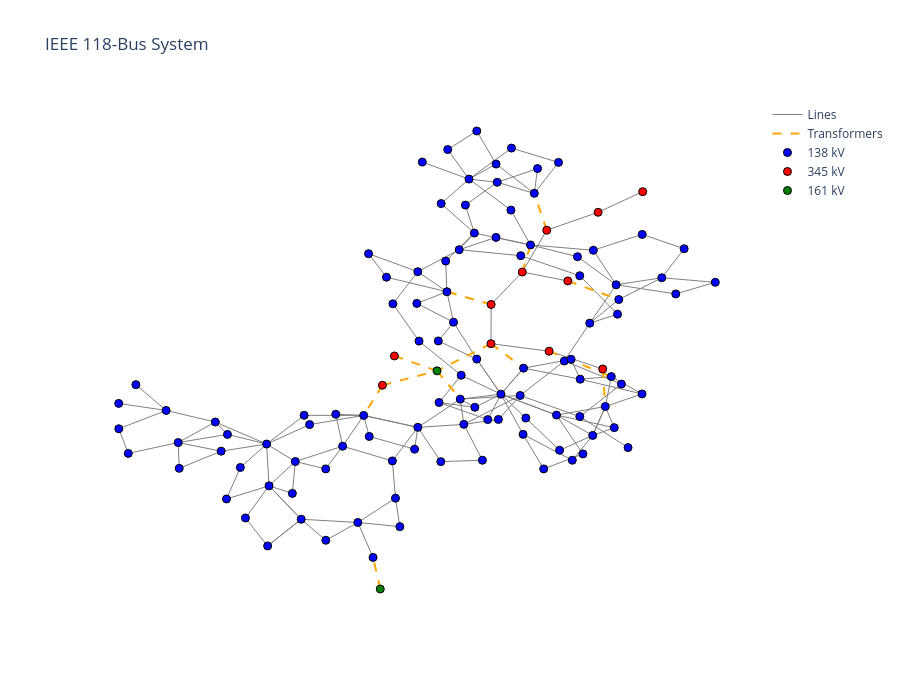

The code cell stored with this chart in its notebook:
### Markdown cell above
## 3. Network Topology Plot

### Code cell
from pandapower.plotting import simple_plot
import plotly.graph_objects as go
import json

# coordinates
def get_bus_coords(net):
    """Extract x,y from GeoJSON geo column."""
    coords = {}
    for idx, row in net.bus.iterrows():
        geo = row['geo']
        if geo is not None:
            g = json.loads(geo) if isinstance(geo, str) else geo
            coords[idx] = (g['coordinates'][0], g['coordinates'][1])
    return coords

coords = get_bus_coords(net)

# --- Draw line edges ---
edge_x, edge_y = [], []
for _, line in net.line.iterrows():
    x0, y0 = coords[line['from_bus']]
    x1, y1 = coords[line['to_bus']]
    edge_x += [x0, x1, None]
    edge_y += [y0, y1, None]

# Trafo edges
trafo_x, trafo_y = [], []
for _, trafo in net.trafo.iterrows():
    x0, y0 = coords[trafo['hv_bus']]
    x1, y1 = coords[trafo['lv_bus']]
    trafo_x += [x0, x1, None]
    trafo_y += [y0, y1, None]

edge_trace = go.Scatter(x=edge_x, y=edge_y, mode='lines',
    line=dict(width=1, color='gray'), hoverinfo='none', name='Lines')

trafo_trace = go.Scatter(x=trafo_x, y=trafo_y, mode='lines',
    line=dict(width=2, color='orange', dash='dash'), hoverinfo='none', name='Transformers')

# --- Draw buses colored by voltage level ---
color_map = {138.0: 'blue', 345.0: 'red', 161.0: 'green'}
for vn, color in color_map.items():
    bus_idx = net.bus[net.bus['vn_kv'] == vn].index
    bus_x = [coords[b][0] for b in bus_idx]
    bus_y = [coords[b][1] for b in bus_idx]
    # Build hover text with bus info
    hover = []
    for b in bus_idx:
        txt = f"Bus {net.bus.at[b, 'name']}<br>{vn} kV"
        # Check if there's load
        load_at_bus = net.load[net.load['bus'] == b]
        if len(load_at_bus) > 0:
            txt += f"<br>Load: {load_at_bus['p_mw'].sum():.1f} MW"
        # Check if there's gen
        gen_at_bus = net.gen[net.gen['bus'] == b]
        if len(gen_at_bus) > 0:
            txt += f"<br>Gen: {gen_at_bus['max_p_mw'].sum():.1f} MW (max)"
        if b == net.ext_grid.at[0, 'bus']:
            txt += '<br><b>SLACK</b>'
        hover.append(txt)
    locals()[f'trace_{int(vn)}'] = go.Scatter(
        x=bus_x, y=bus_y, mode='markers',
        marker=dict(size=8, color=color, line=dict(width=1, color='black')),
        text=hover, hoverinfo='text', name=f'{int(vn)} kV')

fig = go.Figure(data=[edge_trace, trafo_trace, trace_138, trace_345, trace_161])
fig.update_layout(
    title='IEEE 118-Bus System',
    showlegend=True,
    xaxis=dict(showgrid=False, zeroline=False, showticklabels=False),
    yaxis=dict(showgrid=False, zeroline=False, showticklabels=False),
    width=900, height=700,
    plot_bgcolor='white'
)
fig.show()

### Figure 1 — Plotly figure (JSON) as saved in the notebook; plotly's stock layout.template omitted (floating-point values rounded to 4 significant figures; data arrays with more than 128 entries replaced by an {"elided": "..."} marker saying what was removed)
{"data": [{"hoverinfo": "none", "line": {"color": "gray", "width": 1}, "mode": "lines", "name": "Lines", "type": "scatter", "x": {"elided": "519 float values"}, "y": {"elided": "519 float values"}}, {"hoverinfo": "none", "line": {"color": "orange", "dash": "dash", "width": 2}, "mode": "lines", "name": "Transformers", "type": "scatter", "x": [-0.6793, -0.9633, null, -0.1984, 0.9631, null, -1.237, -1.049, null, -1.947, -2.956, null, 0.5977, 0.6559, null, -0.6252, 0.793, null, -1.95, -1.208, null, -1.95, -3.181, null, -3.181, -2.651, null, -4.427, -3.181, null, -4.427, -4.854, null, -4.475, -4.64, null, -4.153, -3.181, null], "y": [-0.5813, 0.6947, null, -2.338, -2.981, null, -2.03, -1.091, null, -3.151, -2.711, null, -5.387, -6.687, null, -4.771, -5.649, null, -4.511, -5.357, null, -4.511, -5.451, null, -5.451, -6.43, null, -5.949, -5.451, null, -5.949, -6.995, null, -13.01, -11.91, null, -4.935, -5.451, null]}, {"hoverinfo": "text", "marker": {"color": "blue", "line": {"color": "black", "width": 1}, "size": 8}, "mode": "markers", "name": "138 kV", "text": ["Bus 1<br>138.0 kV<br>Load: 51.0 MW<br>Gen: 100.0 MW (max)", "Bus 2<br>138.0 kV<br>Load: 20.0 MW", "Bus 3<br>138.0 kV<br>Load: 39.0 MW", "Bus 4<br>138.0 kV<br>Load: 39.0 MW<br>Gen: 100.0 MW (max)", "Bus 5<br>138.0 kV", "Bus 6<br>138.0 kV<br>Load: 52.0 MW<br>Gen: 100.0 MW (max)", "Bus 7<br>138.0 kV<br>Load: 19.0 MW", "Bus 11<br>138.0 kV<br>Load: 70.0 MW", "Bus 12<br>138.0 kV<br>Load: 47.0 MW<br>Gen: 185.0 MW (max)", "Bus 13<br>138.0 kV<br>Load: 34.0 MW", "Bus 14<br>138.0 kV<br>Load: 14.0 MW", "Bus 15<br>138.0 kV<br>Load: 90.0 MW<br>Gen: 100.0 MW (max)", "Bus 16<br>138.0 kV<br>Load: 25.0 MW", "Bus 17<br>138.0 kV<br>Load: 11.0 MW", "Bus 18<br>138.0 kV<br>Load: 60.0 MW<br>Gen: 100.0 MW (max)", "Bus 19<br>138.0 kV<br>Load: 45.0 MW<br>Gen: 100.0 MW (max)", "Bus 20<br>138.0 kV<br>Load: 18.0 MW", "Bus 21<br>138.0 kV<br>Load: 14.0 MW", "Bus 22<br>138.0 kV<br>Load: 10.0 MW", "Bus 23<br>138.0 kV<br>Load: 7.0 MW", "Bus 24<br>138.0 kV<br>Load: 13.0 MW<br>Gen: 100.0 MW (max)", "Bus 25<br>138.0 kV<br>Gen: 320.0 MW (max)", "Bus 27<br>138.0 kV<br>Load: 71.0 MW<br>Gen: 100.0 MW (max)", "Bus 28<br>138.0 kV<br>Load: 17.0 MW", "Bus 29<br>138.0 kV<br>Load: 24.0 MW", "Bus 31<br>138.0 kV<br>Load: 43.0 MW<br>Gen: 107.0 MW (max)", "Bus 32<br>138.0 kV<br>Load: 59.0 MW<br>Gen: 100.0 MW (max)", "Bus 33<br>138.0 kV<br>Load: 23.0 MW", "Bus 34<br>138.0 kV<br>Load: 59.0 MW<br>Gen: 100.0 MW (max)", "Bus 35<br>138.0 kV<br>Load: 33.0 MW", "Bus 36<br>138.0 kV<br>Load: 31.0 MW<br>Gen: 100.0 MW (max)", "Bus 37<br>138.0 kV", "Bus 39<br>138.0 kV<br>Load: 27.0 MW", "Bus 40<br>138.0 kV<br>Load: 66.0 MW<br>Gen: 100.0 MW (max)", "Bus 41<br>138.0 kV<br>Load: 37.0 MW", "Bus 42<br>138.0 kV<br>Load: 96.0 MW<br>Gen: 100.0 MW (max)", "Bus 43<br>138.0 kV<br>Load: 18.0 MW", "Bus 44<br>138.0 kV<br>Load: 16.0 MW", "Bus 45<br>138.0 kV<br>Load: 53.0 MW", "Bus 46<br>138.0 kV<br>Load: 28.0 MW<br>Gen: 119.0 MW (max)", "Bus 47<br>138.0 kV<br>Load: 34.0 MW", "Bus 48<br>138.0 kV<br>Load: 20.0 MW", "Bus 49<br>138.0 kV<br>Load: 87.0 MW<br>Gen: 304.0 MW (max)", "Bus 50<br>138.0 kV<br>Load: 17.0 MW", "Bus 51<br>138.0 kV<br>Load: 17.0 MW", "Bus 52<br>138.0 kV<br>Load: 18.0 MW", "Bus 53<br>138.0 kV<br>Load: 23.0 MW", "Bus 54<br>138.0 kV<br>Load: 113.0 MW<br>Gen: 148.0 MW (max)", "Bus 55<br>138.0 kV<br>Load: 63.0 MW<br>Gen: 100.0 MW (max)", "Bus 56<br>138.0 kV<br>Load: 84.0 MW<br>Gen: 100.0 MW (max)", "Bus 57<br>138.0 kV<br>Load: 12.0 MW", "Bus 58<br>138.0 kV<br>Load: 12.0 MW", "Bus 59<br>138.0 kV<br>Load: 277.0 MW<br>Gen: 255.0 MW (max)", "Bus 60<br>138.0 kV<br>Load: 78.0 MW", "Bus 61<br>138.0 kV<br>Gen: 260.0 MW (max)", "Bus 62<br>138.0 kV<br>Load: 77.0 MW<br>Gen: 100.0 MW (max)", "Bus 66<br>138.0 kV<br>Load: 39.0 MW<br>Gen: 492.0 MW (max)", "Bus 67<br>138.0 kV<br>Load: 28.0 MW", "Bus 69<br>138.0 kV<br><b>SLACK</b>", "Bus 70<br>138.0 kV<br>Load: 66.0 MW<br>Gen: 100.0 MW (max)", "Bus 71<br>138.0 kV", "Bus 72<br>138.0 kV<br>Load: 12.0 MW<br>Gen: 100.0 MW (max)", "Bus 73<br>138.0 kV<br>Load: 6.0 MW<br>Gen: 100.0 MW (max)", "Bus 74<br>138.0 kV<br>Load: 68.0 MW<br>Gen: 100.0 MW (max)", "Bus 75<br>138.0 kV<br>Load: 47.0 MW", "Bus 76<br>138.0 kV<br>Load: 68.0 MW<br>Gen: 100.0 MW (max)", "Bus 77<br>138.0 kV<br>Load: 61.0 MW<br>Gen: 100.0 MW (max)", "Bus 78<br>138.0 kV<br>Load: 71.0 MW", "Bus 79<br>138.0 kV<br>Load: 39.0 MW", "Bus 80<br>138.0 kV<br>Load: 130.0 MW<br>Gen: 577.0 MW (max)", "Bus 82<br>138.0 kV<br>Load: 54.0 MW", "Bus 83<br>138.0 kV<br>Load: 20.0 MW", "Bus 84<br>138.0 kV<br>Load: 11.0 MW", "Bus 85<br>138.0 kV<br>Load: 24.0 MW<br>Gen: 100.0 MW (max)", "Bus 86<br>138.0 kV<br>Load: 21.0 MW", "Bus 88<br>138.0 kV<br>Load: 48.0 MW", "Bus 89<br>138.0 kV<br>Gen: 707.0 MW (max)", "Bus 90<br>138.0 kV<br>Load: 163.0 MW<br>Gen: 100.0 MW (max)", "Bus 91<br>138.0 kV<br>Load: 10.0 MW<br>Gen: 100.0 MW (max)", "Bus 92<br>138.0 kV<br>Load: 65.0 MW<br>Gen: 100.0 MW (max)", "Bus 93<br>138.0 kV<br>Load: 12.0 MW", "Bus 94<br>138.0 kV<br>Load: 30.0 MW", "Bus 95<br>138.0 kV<br>Load: 42.0 MW", "Bus 96<br>138.0 kV<br>Load: 38.0 MW", "Bus 97<br>138.0 kV<br>Load: 15.0 MW", "Bus 98<br>138.0 kV<br>Load: 34.0 MW", "Bus 99<br>138.0 kV<br>Load: 42.0 MW<br>Gen: 100.0 MW (max)", "Bus 100<br>138.0 kV<br>Load: 37.0 MW<br>Gen: 352.0 MW (max)", "Bus 101<br>138.0 kV<br>Load: 22.0 MW", "Bus 102<br>138.0 kV<br>Load: 5.0 MW", "Bus 103<br>138.0 kV<br>Load: 23.0 MW<br>Gen: 140.0 MW (max)", "Bus 104<br>138.0 kV<br>Load: 38.0 MW<br>Gen: 100.0 MW (max)", "Bus 105<br>138.0 kV<br>Load: 31.0 MW<br>Gen: 100.0 MW (max)", "Bus 106<br>138.0 kV<br>Load: 43.0 MW", "Bus 107<br>138.0 kV<br>Load: 50.0 MW<br>Gen: 100.0 MW (max)", "Bus 108<br>138.0 kV<br>Load: 2.0 MW", "Bus 109<br>138.0 kV<br>Load: 8.0 MW", "Bus 110<br>138.0 kV<br>Load: 39.0 MW<br>Gen: 100.0 MW (max)", "Bus 111<br>138.0 kV<br>Gen: 136.0 MW (max)", "Bus 112<br>138.0 kV<br>Load: 68.0 MW<br>Gen: 100.0 MW (max)", "Bus 113<br>138.0 kV<br>Load: 6.0 MW<br>Gen: 100.0 MW (max)", "Bus 114<br>138.0 kV<br>Load: 8.0 MW", "Bus 115<br>138.0 kV<br>Load: 22.0 MW", "Bus 117<br>138.0 kV<br>Load: 20.0 MW", "Bus 118<br>138.0 kV<br>Load: 33.0 MW"], "type": "scatter", "x": [-2.275, -2.937, -1.834, -0.8886, -0.9633, -0.411, -1.484, -1.808, -2.452, -2.534, -3.087, -2.33, -1.496, -1.049, -1.836, -2.676, -1.272, 0.07347, 0.9345, 0.3017, -0.2779, 0.9631, 1.945, 2.454, 1.497, 0.3831, 0.9036, -2.983, -3.62, -4.335, -4.743, -2.956, -3.642, -2.806, -3.152, -2.275, -4.188, -3.591, -2.63, -3.134, -2.319, -2.025, -1.724, -1.156, -1.219, -0.7486, 0.1459, -0.4574, 0.8612, 0.3693, -0.3863, -0.09649, 0.6559, 1.494, 0.793, 0.08346, -1.208, -0.1248, -2.651, -1.285, 0.07462, 1.024, 1.175, -1.782, -2.57, -3.095, -3.619, -3.693, -4.727, -4.854, -4.199, -4.128, -4.029, -4.987, -4.64, -5.717, -6.279, -7.045, -7.55, -7.012, -6.48, -6.413, -5.719, -5.334, -5.49, -6.087, -6.212, -7.067, -7.666, -7.982, -8.237, -7.96, -9.084, -8.104, -9.06, -10.22, -10.44, -9.359, -10.44, -10.05, 0.02108, 2.263, 3.164, -3.517, -2.146], "y": [2.854, 2.212, 1.709, 1.553, 0.6947, 1.768, 2.262, 1.078, 1.189, 0.2882, 0.3407, -0.6795, 0.1152, -1.091, -0.8293, -1.256, -1.463, -2.157, -3.49, -3.8, -5.11, -2.981, -2.228, -1.222, -0.7254, -1.275, -2.472, -1.649, -2.017, -2.208, -1.395, -2.711, -3.116, -3.766, -4.416, -5.045, -3.129, -4.421, -5.604, -6.547, -6.714, -7.14, -6.258, -7.086, -7.65, -8.847, -8.326, -6.983, -7.418, -7.687, -8.201, -8.546, -6.687, -6.25, -5.649, -5.74, -5.357, -5.053, -6.43, -6.304, -7.034, -5.91, -8.109, -7.133, -7.304, -8.595, -7.408, -8.164, -7.722, -6.995, -8.57, -9.859, -10.85, -10.7, -11.91, -11.32, -10.59, -11.51, -10.55, -9.433, -9.695, -8.591, -8.846, -8.061, -6.955, -7.311, -6.992, -7.986, -8.797, -9.888, -7.223, -7.651, -7.935, -8.233, -8.827, -8.31, -7.456, -6.823, -6.578, -5.929, -1.498, -2.787, -2.385, 1.777, -8.547]}, {"hoverinfo": "text", "marker": {"color": "red", "line": {"color": "black", "width": 1}, "size": 8}, "mode": "markers", "name": "345 kV", "text": ["Bus 8<br>345.0 kV<br>Load: 28.0 MW<br>Gen: 100.0 MW (max)", "Bus 9<br>345.0 kV", "Bus 10<br>345.0 kV<br>Gen: 550.0 MW (max)", "Bus 26<br>345.0 kV<br>Gen: 414.0 MW (max)", "Bus 30<br>345.0 kV", "Bus 38<br>345.0 kV", "Bus 63<br>345.0 kV", "Bus 64<br>345.0 kV", "Bus 65<br>345.0 kV<br>Gen: 491.0 MW (max)", "Bus 81<br>345.0 kV", "Bus 116<br>345.0 kV<br>Load: 184.0 MW<br>Gen: 100.0 MW (max)"], "type": "scatter", "x": [-0.6793, 0.4922, 1.509, -0.1984, -1.237, -1.947, 0.5977, -0.6252, -1.95, -4.427, -4.153], "y": [-0.5813, 0.03954, 0.7538, -2.338, -2.03, -3.151, -5.387, -4.771, -4.511, -5.949, -4.935]}, {"hoverinfo": "text", "marker": {"color": "green", "line": {"color": "black", "width": 1}, "size": 8}, "mode": "markers", "name": "161 kV", "text": ["Bus 68<br>161.0 kV", "Bus 87<br>161.0 kV<br>Gen: 104.0 MW (max)"], "type": "scatter", "x": [-3.181, -4.475], "y": [-5.451, -13.01]}], "layout": {"height": 700, "plot_bgcolor": "white", "showlegend": true, "title": {"text": "IEEE 118-Bus System"}, "width": 900, "xaxis": {"showgrid": false, "showticklabels": false, "zeroline": false}, "yaxis": {"showgrid": false, "showticklabels": false, "zeroline": false}}}
